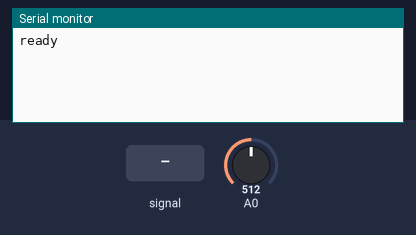
A sketch run on a simulated Arduino Uno, built with avr-gcc and run on an emulated ATmega328P. Parts: the last lines printed to the serial monitor. Inputs (shaded band) come from the test bench; at power-on: A0 = 512.

Above: at 2.2 s.
2.3 s: A0 fed a 200 Hz sine of ±81 counts around its level
At 3.4 s:
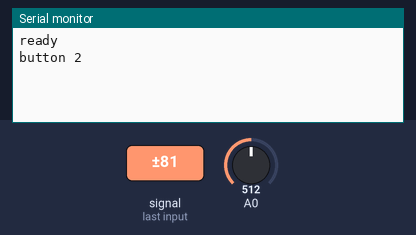
3.8 s: A0 set to 716
At 4.6 s:
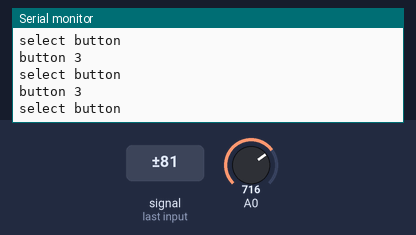
5.3 s: A0 fed a 2 Hz sine of ±306 counts around its level
8.3 s: A0 fed a 1000 Hz sine of ±255 counts around its level
11.3 s: A0 set to 306
At 12.4 s:
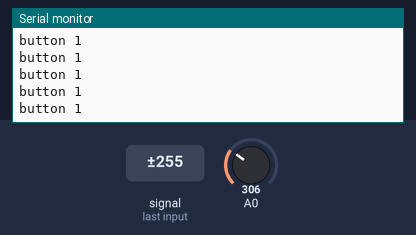
14.3 s: A0 fed a 50 Hz sine of ±306 counts around its level
Timing chart, 0 to 17.3 s (numbered marks = the images above; inputs shaded):
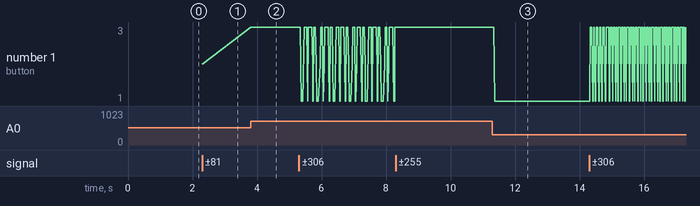

The sketch:

AnalogButtonSketch.ino
```cpp
// analog button test

#define ANALOG_BTN A0

byte btnVal = 0;
byte lastButton = 0;
unsigned long lastBtnPress;
int out = 0;

// changes the sensorValue into the number of the button pressed
byte getButton(int sensorValue) {
  // change these sensorValue numbers to suit your own button readings
  if (sensorValue > 300) {
    return 1;
  }
  if (sensorValue > 100) {
    return 3;
  }
  if (sensorValue > 80) {
    return 2;
  }

  return 0;
}

// which analog select button has been pressed?
//   byte imp   analog input
byte whichSelectBtn(byte imp) {

  const int sensorMax = 1023;  // 671 for 3.3 volts
  // return when no buttons are being pressed
  if (analogRead(imp) >= sensorMax-1) {
    return 0;
  }

  byte buttonOut = 0;
  const int samples = 150;
  const int debounce  = 30;    // no of milisecs to wait before accepting a button change

  // take an average reading
  unsigned int sensorValue = 0;
  for (int i = 0; i < samples; i++) {
     sensorValue = sensorValue + analogRead(imp);
  }
  sensorValue = sensorValue / samples;
  buttonOut = getButton(sensorValue);

  // if buttonOut changes too rapidly, then ignore the change - debounce
  if (buttonOut != lastButton && lastBtnPress > millis()) {
    out = 0;
  }
  lastBtnPress = millis() + debounce;
  lastButton = buttonOut;
  return buttonOut;
}

void setup() {
  Serial.begin(9600);
  delay(1000);
  Serial.println("ready");
}

void loop() {

  btnVal = whichSelectBtn(ANALOG_BTN);
  if (btnVal > 0) {
    Serial.print("button ");
    Serial.println(btnVal);

    if (btnVal == 3) {
      Serial.println("select button");
    }
    // etc...   or use a switch statement
  }

}
```

Measured:
- after the input at 2.3 s, the serial monitor: prints a new line at once (image 1)
- after the input at 3.8 s, the serial monitor: prints a new line at once (image 2)
- after the input at 11.3 s, the serial monitor: prints a new line after 0.07 s (image 3)
- plotted number 1: 2 → 3 after the input at 3.8 s, 3 → 1 after the input at 11.3 s
